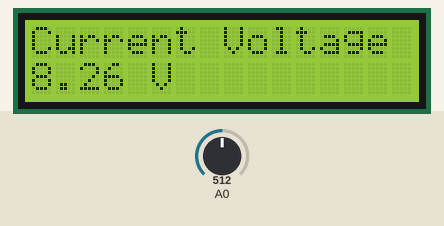
A sketch run on a simulated Arduino Uno, built with avr-gcc and run on an emulated ATmega328P. Shown: 16×2 character LCD. Inputs (shaded band) come from the test bench; at power-on: A0 = 512.

Above: at 1.2 s.
1.3 s: A0 set to 716
At 2.4 s:
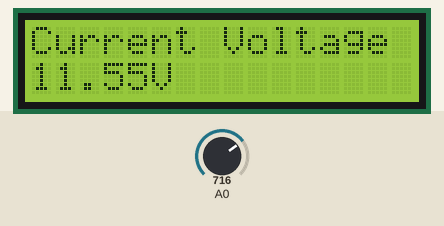
2.9 s: A0 set to 900
At 4.0 s:
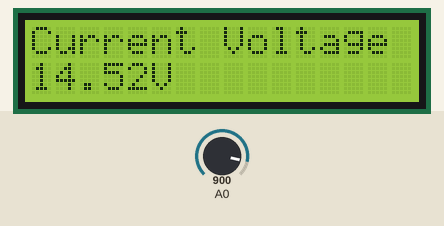
4.5 s: A0 set to 637
At 5.6 s:
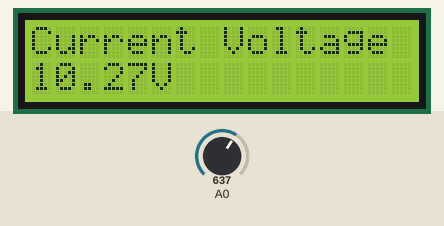
7.5 s: A0 set to 608
At 8.7 s:
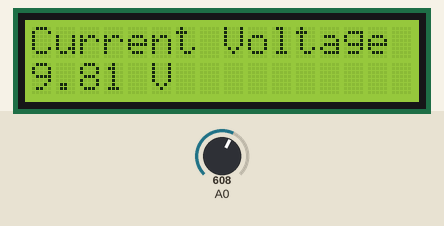
Timing chart, 0 to 10.2 s (numbered marks = the images above; inputs shaded):
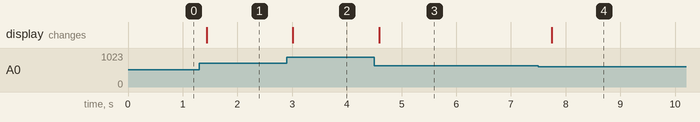

Measured:
- after the input at 1.3 s, the display: changes after 0.14 s (image 1)
- after the input at 2.9 s, the display: changes after 0.11 s (image 2)
- after the input at 4.5 s, the display: changes after 0.09 s (image 3)
- after the input at 7.5 s, the display: changes after 0.24 s (image 4)

The sketch:

Edudemos_Tortuga.ino
```cpp
// (licence header left out)
#include <stdlib.h>
#include <LiquidCrystal_I2C.h>// include the library for the LCD

#define V_REF 1.0 // scale for the analog pin of the ESP
#define SENSOR_MAX_OUTPUT_VOLTAGE 1.0 // max. output of the voltage-sensor
#define SENSOR_INPUT_MAX_VOLTAGE 5.0 // max. input into the voltage-sensor

LiquidCrystal_I2C lcd(0x27,16,2);  // set the LCD address and the number of columns and rows

// convert the analog value given by the ESP (0-1023) into the output voltage of the voltage sensor
float convertToVoltage(int analogValue) {
  return analogValue * (V_REF / 1023) * 3.3;
}

// convert the output voltage of the voltage sensor into the output voltage of the solar panel
float calculateVoltageSolar(float outputVoltage) {
  return outputVoltage * (SENSOR_INPUT_MAX_VOLTAGE / SENSOR_MAX_OUTPUT_VOLTAGE);
}


void setup() {
  //Serial.begin(9600); // only needed for debugging
  lcd.begin();
}

void loop() {
  int analogValue = analogRead(A0); //read the current value given by the analog pin of the ESP
  float outputVoltage = convertToVoltage(analogValue);
  float voltage_solar = calculateVoltageSolar(outputVoltage);
  /* only needed for debugging
  Serial.print("voltage_solar: ");
  Serial.print(voltage_solar, 2);
  Serial.println(" V");
  */
  lcd.clear(); // Clears the display
  lcd.setCursor(0,0);  // set the cursor to column 0, line 0
  lcd.print("Current Voltage");
  lcd.setCursor(0,1);  // set the cursor to column 0, line 1
  lcd.print(voltage_solar, 2);
  lcd.setCursor(5,1);
  lcd.print("V");
  delay(200); // wait 0.2 seconds before refreshing

}
```
